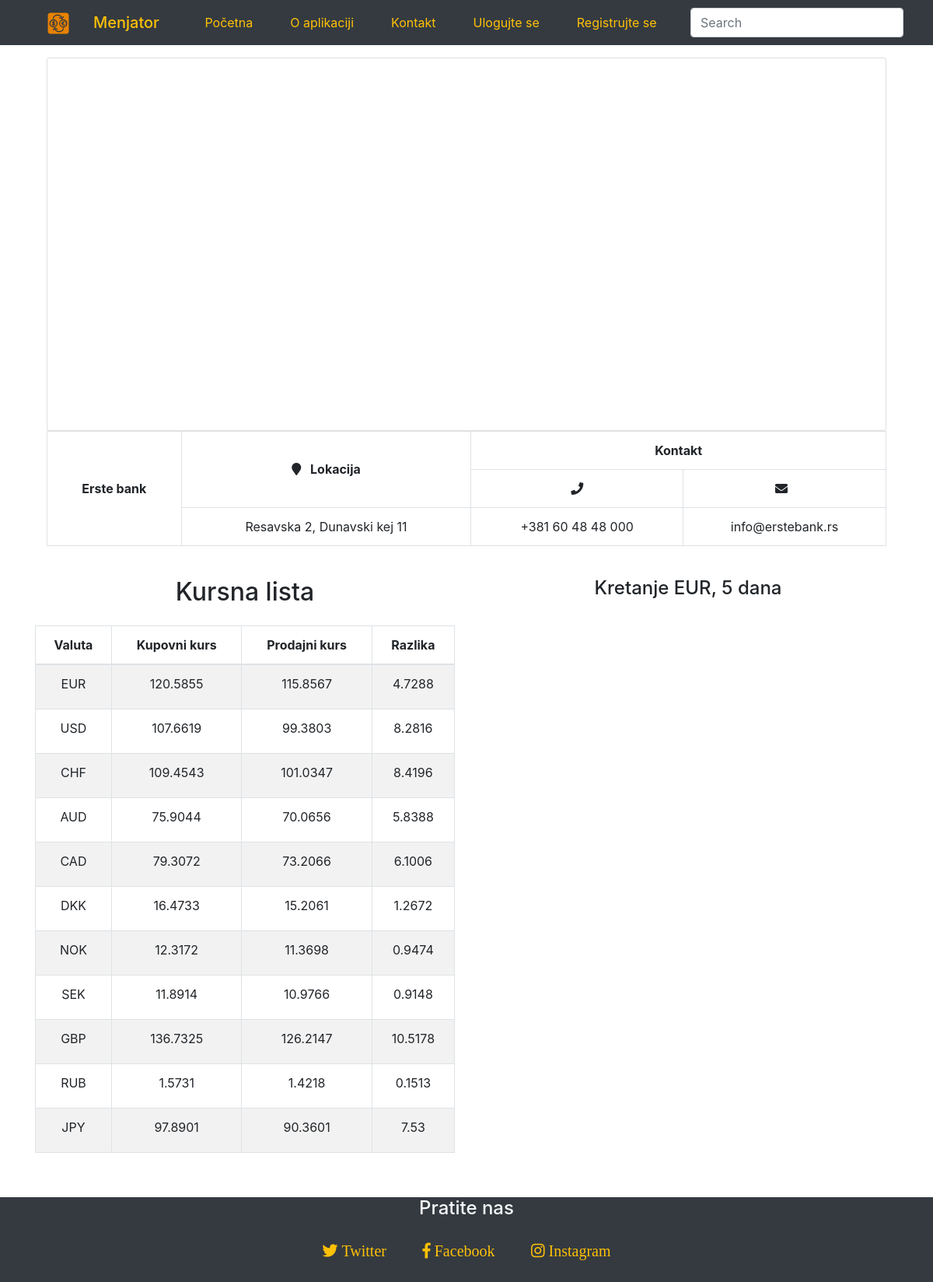
Screenshot of /index.php?page=profile&id=2 with the database file from the repository.
### tables this page shows
CREATE TABLE `exchange_office` (
  `exchange_office_id` int(11) NOT NULL AUTO_INCREMENT,
  `user_id` int(11) NOT NULL,
  `exchange_office_name` varchar(45) NOT NULL,
  `exchange_office_phone` varchar(45) NOT NULL,
  `exchange_office_email` varchar(45) NOT NULL,
  `exchange_office_pib` varchar(45) NOT NULL,
  `exchange_office_jmb` varchar(45) NOT NULL,
  `activation` varchar(1) NOT NULL,
  PRIMARY KEY (`exchange_office_id`),
  UNIQUE KEY `exchange_office_name_UNIQUE` (`exchange_office_name`),
  UNIQUE KEY `exchange_office_phone_UNIQUE` (`exchange_office_phone`),
  UNIQUE KEY `exchange_office_email_UNIQUE` (`exchange_office_email`)
);

### modules/app/models/profile/profile.php (called while the page is built, shortened)
<?php
	$stmt = $conn->prepare("SELECT * FROM exchange_office WHERE
		 	exchange_office_id=?");
			$stmt->bind_param('d',$exchange_office_id);
			$stmt->execute();
			$result_select_info = $stmt->get_result();
			foreach ($result_select_info as $key => $value) {
				$name = $conn->real_escape_string($value['exchange_office_name']);
				$location = getLocation($exchange_office_id);
				$phone = $conn->real_escape_string($value['exchange_office_phone']);
				$email = $conn->real_escape_string($value['exchange_office_email']);
			}
?>

### functions/functions.php (called while the page is built, shortened)
<?php
	function getLocation($id){
		global $conn;
		$stmt = $conn->prepare("SELECT * FROM exchange_office_location WHERE exchange_office_id = ?");
		$stmt->bind_param('d',$id);
		$stmt->execute();
		$result_select_location = $stmt->get_result();
		$rows = $result_select_location->num_rows;
		foreach ($result_select_location as $key => $value) {
			$exchange_office_location[] = $conn->real_escape_string($value['exchange_office_location']);
		}
		return $exchange_office_location;
	}
?>

### modules/app/views/pages/profile/user_view_profile.php (the view)
<?php
		if(is_string($location)){
			$location_str = $location;
		}else{
			$location_str = implode(', ',$location);
		}
        $informations= sprintf("
            <div id='profile_lat'></div>
            <div id='profile_lng'></div>
			<div id='info' class='info mx-auto mt-3' >
                <div class='row mx-auto'>
                    <div class='col-12'>
						<div id='map' class='row mx-auto h-100 card' style='min-height:60vh;'></div>
					</div>
					<div class='col-12 align-middle'>
                    <table class='table border table-borderless text-center'>
                    <thead>
                        <tr>
                            <th rowspan='3' id='eo_name' class='eo_name align-bottom border-right'>%s</th>
                            <th rowspan='2' class='align-middle border'><i class='fa fa-map-marker mr-2 ' aria-hidden='true'></i> Lokacija</th>
                            <th colspan='2' class='align-middle border'>Kontakt</th>
                        </tr>
                        <tr>
                            <th class='align-middle border'><i class='fa fa-phone my-auto' aria-hidden='true'></i></td>
                            <th class='align-middle border'><i class='fa fa-envelope my-auto' aria-hidden='true'></i><span class='my-auto ml-2'></td>
                        </tr>
                    </thead>
                    <tbody>
                        <tr>
                            <td class='align-middle border-right'></td>
                            <td class='align-middle border'>%s</td>
                            <td class='align-middle border'>%s</td>
                            <td class='align-middle border'>%s</td>
                        </tr>
                    </tbody>
                </table>
                </div>
				</div>
			</div>
		", $name, $location_str, $phone, $email);
		echo $informations;
?>

### modules/app/assets/stylesheets/main.css (style rules this page uses)
*, *:after, *:before { box-sizing: border-box; -moz-box-sizing: border-box; }
* { margin:0;padding:0;border:0 none;position: relative; outline: none; }
body { min-height: 100vh; position: relative; margin: 0; }
footer { position: absolute; bottom: 0; }
.link-text::before { content: ""; position: absolute; width: 100%; height: 3px; bottom: -25%; left: 0; margin-top: 5px; background: #ffc107; visibility: hidden; border-radius: 5px; transform: scaleX(0); transition: .25s linear; }

### rows the page displays
exchange_office: exchange_office_name "Erste bank", exchange_office_phone "+381 60 48 48 000", exchange_office_email "info@erstebank.rs"

### other values shown
$location_str "Resavska 2, Dunavski kej 11"
$currency_label[$i] "EUR"
$buy_rate[$i] "120.5855"
$sell_rate[$i] "115.8567"
$diff[$i] "4.7288"
$currency_label[$i] "USD"
$buy_rate[$i] "107.6619"
$sell_rate[$i] "99.3803"
$diff[$i] "8.2816"
$currency_label[$i] "CHF"
$buy_rate[$i] "109.4543"
$sell_rate[$i] "101.0347"
$diff[$i] "8.4196"
$currency_label[$i] "AUD"
$buy_rate[$i] "75.9044"
